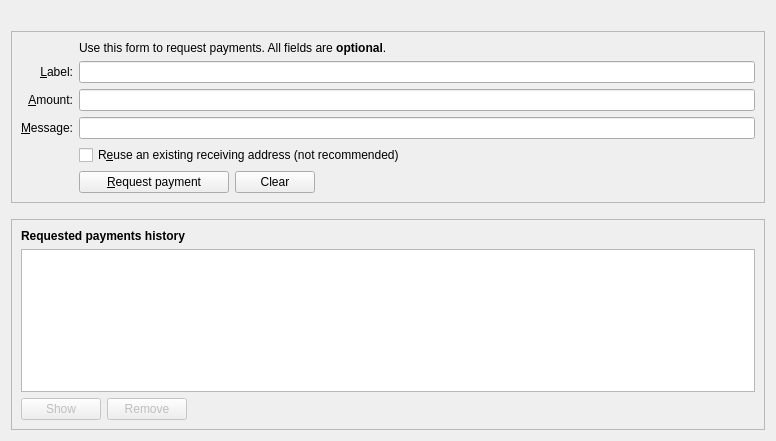
<?xml version="1.0" encoding="UTF-8"?>
<ui version="4.0">
 <class>ReceiveCoinsDialog</class>
 <widget class="QWidget" name="ReceiveCoinsDialog">
  <property name="geometry">
   <rect>
    <x>0</x>
    <y>0</y>
    <width>776</width>
    <height>441</height>
   </rect>
  </property>
  <layout class="QVBoxLayout" name="verticalLayout" stretch="0,0,0,1">
   <item>
    <widget class="QLabel" name="labelLogo">
     <property name="text">
      <string/>
     </property>
     <property name="pixmap">
      <pixmap resource="../bitcoin.qrc">:/images/logo</pixmap>
     </property>
     <property name="margin">
      <number>10</number>
     </property>
    </widget>
   </item>
   <item>
    <widget class="QFrame" name="frame2">
     <property name="sizePolicy">
      <sizepolicy hsizetype="Preferred" vsizetype="Expanding">
       <horstretch>0</horstretch>
       <verstretch>0</verstretch>
      </sizepolicy>
     </property>
     <property name="frameShape">
      <enum>QFrame::StyledPanel</enum>
     </property>
     <property name="frameShadow">
      <enum>QFrame::Sunken</enum>
     </property>
     <layout class="QVBoxLayout" name="verticalLayout_3">
      <item>
       <layout class="QGridLayout" name="gridLayout">
        <item row="7" column="2">
         <widget class="QCheckBox" name="reuseAddress">
          <property name="toolTip">
           <string>Reuse one of the previously used receiving addresses. Reusing addresses has security and privacy issues. Do not use this unless re-generating a payment request made before.</string>
          </property>
          <property name="text">
           <string>R&amp;euse an existing receiving address (not recommended)</string>
          </property>
         </widget>
        </item>
        <item row="7" column="0">
         <widget class="QLabel" name="label_4">
          <property name="text">
           <string/>
          </property>
         </widget>
        </item>
        <item row="6" column="0">
         <widget class="QLabel" name="label_3">
          <property name="toolTip">
           <string>An optional message to attach to the payment request, which will be displayed when the request is opened. Note: The message will not be sent with the payment over the Koto network.</string>
          </property>
          <property name="text">
           <string>&amp;Message:</string>
          </property>
          <property name="alignment">
           <set>Qt::AlignRight|Qt::AlignTrailing|Qt::AlignVCenter</set>
          </property>
          <property name="buddy">
           <cstring>reqMessage</cstring>
          </property>
         </widget>
        </item>
        <item row="4" column="2">
         <widget class="QLineEdit" name="reqLabel">
          <property name="toolTip">
           <string>An optional label to associate with the new receiving address.</string>
          </property>
         </widget>
        </item>
        <item row="6" column="2">
         <widget class="QLineEdit" name="reqMessage">
          <property name="toolTip">
           <string>An optional message to attach to the payment request, which will be displayed when the request is opened. Note: The message will not be sent with the payment over the Koto network.</string>
          </property>
         </widget>
        </item>
        <item row="2" column="2">
         <widget class="QLabel" name="label_5">
          <property name="text">
           <string>Use this form to request payments. All fields are &lt;b&gt;optional&lt;/b&gt;.</string>
          </property>
         </widget>
        </item>
        <item row="4" column="0">
         <widget class="QLabel" name="label_2">
          <property name="toolTip">
           <string>An optional label to associate with the new receiving address.</string>
          </property>
          <property name="text">
           <string>&amp;Label:</string>
          </property>
          <property name="alignment">
           <set>Qt::AlignRight|Qt::AlignTrailing|Qt::AlignVCenter</set>
          </property>
          <property name="buddy">
           <cstring>reqLabel</cstring>
          </property>
         </widget>
        </item>
        <item row="5" column="0">
         <widget class="QLabel" name="label">
          <property name="toolTip">
           <string>An optional amount to request. Leave this empty or zero to not request a specific amount.</string>
          </property>
          <property name="text">
           <string>&amp;Amount:</string>
          </property>
          <property name="alignment">
           <set>Qt::AlignRight|Qt::AlignTrailing|Qt::AlignVCenter</set>
          </property>
          <property name="buddy">
           <cstring>reqAmount</cstring>
          </property>
         </widget>
        </item>
        <item row="5" column="2">
         <widget class="BitcoinAmountField" name="reqAmount">
          <property name="minimumSize">
           <size>
            <width>80</width>
            <height>0</height>
           </size>
          </property>
          <property name="toolTip">
           <string>An optional amount to request. Leave this empty or zero to not request a specific amount.</string>
          </property>
         </widget>
        </item>
        <item row="8" column="2">
         <layout class="QHBoxLayout" name="horizontalLayout">
          <item>
           <widget class="QPushButton" name="receiveButton">
            <property name="minimumSize">
             <size>
              <width>150</width>
              <height>0</height>
             </size>
            </property>
            <property name="text">
             <string>&amp;Request payment</string>
            </property>
            <property name="icon">
             <iconset resource="../bitcoin.qrc">
              <normaloff>:/images/receive</normaloff>:/images/receive</iconset>
            </property>
           </widget>
          </item>
          <item>
           <widget class="QPushButton" name="clearButton">
            <property name="sizePolicy">
             <sizepolicy hsizetype="Minimum" vsizetype="Fixed">
              <horstretch>0</horstretch>
              <verstretch>0</verstretch>
             </sizepolicy>
            </property>
            <property name="toolTip">
             <string>Clear all fields of the form.</string>
            </property>
            <property name="text">
             <string>Clear</string>
            </property>
            <property name="icon">
             <iconset resource="../bitcoin.qrc">
              <normaloff>:/images/clear</normaloff>:/images/clear</iconset>
            </property>
            <property name="autoDefault">
             <bool>false</bool>
            </property>
           </widget>
          </item>
          <item>
           <spacer name="horizontalSpacer">
            <property name="orientation">
             <enum>Qt::Horizontal</enum>
            </property>
            <property name="sizeHint" stdset="0">
             <size>
              <width>40</width>
              <height>20</height>
             </size>
            </property>
           </spacer>
          </item>
         </layout>
        </item>
        <item row="8" column="0">
         <widget class="QLabel" name="label_7">
          <property name="text">
           <string/>
          </property>
         </widget>
        </item>
       </layout>
      </item>
     </layout>
    </widget>
   </item>
   <item>
    <spacer name="verticalSpacer_2">
     <property name="orientation">
      <enum>Qt::Vertical</enum>
     </property>
     <property name="sizeHint" stdset="0">
      <size>
       <width>20</width>
       <height>10</height>
      </size>
     </property>
    </spacer>
   </item>
   <item>
    <widget class="QFrame" name="frame">
     <property name="sizePolicy">
      <sizepolicy hsizetype="Preferred" vsizetype="Expanding">
       <horstretch>0</horstretch>
       <verstretch>0</verstretch>
      </sizepolicy>
     </property>
     <property name="frameShape">
      <enum>QFrame::StyledPanel</enum>
     </property>
     <property name="frameShadow">
      <enum>QFrame::Raised</enum>
     </property>
     <layout class="QVBoxLayout" name="verticalLayout_2">
      <item>
       <widget class="QLabel" name="label_6">
        <property name="font">
         <font>
          <weight>75</weight>
          <bold>true</bold>
         </font>
        </property>
        <property name="text">
         <string>Requested payments history</string>
        </property>
       </widget>
      </item>
      <item>
       <widget class="QTableView" name="recentRequestsView">
        <property name="contextMenuPolicy">
         <enum>Qt::CustomContextMenu</enum>
        </property>
        <property name="tabKeyNavigation">
         <bool>false</bool>
        </property>
        <property name="sortingEnabled">
         <bool>true</bool>
        </property>
       </widget>
      </item>
      <item>
       <layout class="QHBoxLayout" name="horizontalLayout_2">
        <item>
         <widget class="QPushButton" name="showRequestButton">
          <property name="enabled">
           <bool>false</bool>
          </property>
          <property name="toolTip">
           <string>Show the selected request (does the same as double clicking an entry)</string>
          </property>
          <property name="text">
           <string>Show</string>
          </property>
          <property name="icon">
           <iconset resource="../bitcoin.qrc">
            <normaloff>:/images/show</normaloff>:/images/show</iconset>
          </property>
          <property name="autoDefault">
           <bool>false</bool>
          </property>
         </widget>
        </item>
        <item>
         <widget class="QPushButton" name="removeRequestButton">
          <property name="enabled">
           <bool>false</bool>
          </property>
          <property name="toolTip">
           <string>Remove the selected entries from the list</string>
          </property>
          <property name="text">
           <string>Remove</string>
          </property>
          <property name="icon">
           <iconset resource="../bitcoin.qrc">
            <normaloff>:/images/remove2</normaloff>:/images/remove2</iconset>
          </property>
          <property name="autoDefault">
           <bool>false</bool>
          </property>
         </widget>
        </item>
        <item>
         <spacer name="horizontalSpacer_2">
          <property name="orientation">
           <enum>Qt::Horizontal</enum>
          </property>
          <property name="sizeHint" stdset="0">
           <size>
            <width>40</width>
            <height>20</height>
           </size>
          </property>
         </spacer>
        </item>
       </layout>
      </item>
     </layout>
    </widget>
   </item>
  </layout>
 </widget>
 <customwidgets>
  <customwidget>
   <class>BitcoinAmountField</class>
   <extends>QLineEdit</extends>
   <header>bitcoinamountfield.h</header>
   <container>1</container>
  </customwidget>
 </customwidgets>
 <tabstops>
  <tabstop>reqLabel</tabstop>
  <tabstop>reqAmount</tabstop>
  <tabstop>reqMessage</tabstop>
  <tabstop>reuseAddress</tabstop>
  <tabstop>receiveButton</tabstop>
  <tabstop>clearButton</tabstop>
  <tabstop>recentRequestsView</tabstop>
  <tabstop>showRequestButton</tabstop>
  <tabstop>removeRequestButton</tabstop>
 </tabstops>
 <resources>
  <include location="../bitcoin.qrc"/>
 </resources>
 <connections/>
</ui>
